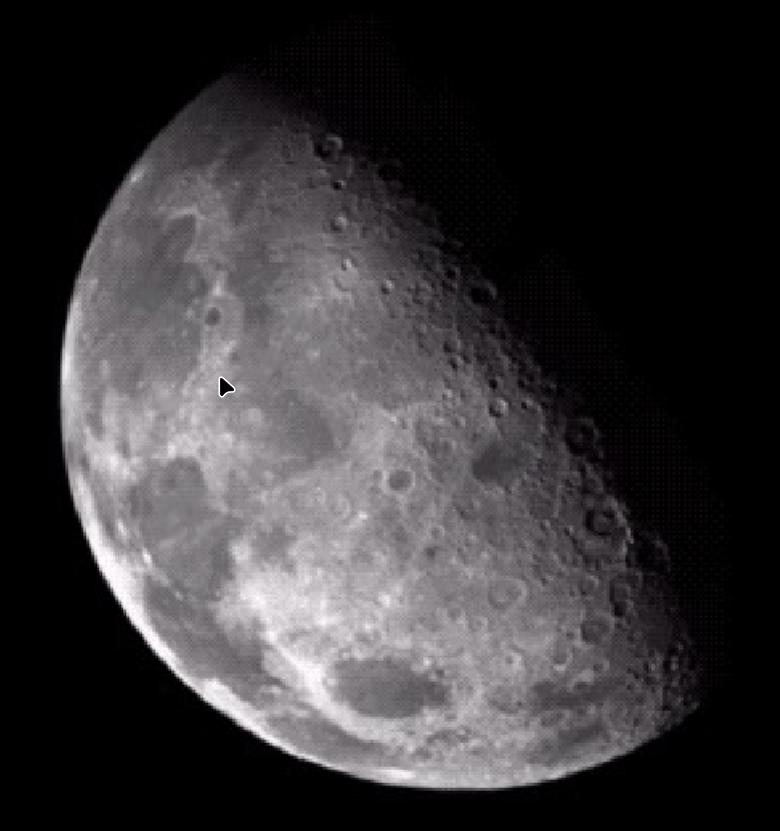
#> input picture moon.png, 780 x 831 px
$ python -i advanced.py   (imports and definitions only)
#> lines starting #> are read from the running program, lines starting #| are printed output that depends on the picture; after the words box and inside, x2 and y2 are one past the last pixel; in counts of white or black regions, pixels touching at a corner belong together
import cv2
import numpy as np


def geometric_mean_filter(image, kernel_size=3, **kwargs):
    image_f = image.astype(np.float32) + 1e-6
    log_image = np.log(image_f)
    mean_log = cv2.blur(log_image, (kernel_size, kernel_size))
    return np.exp(mean_log).astype(np.uint8)


def harmonic_mean_filter(image, kernel_size=3, **kwargs):
    image_f = image.astype(np.float32) + 1e-6
    inv_image = 1.0 / image_f
    mean_inv = cv2.blur(inv_image, (kernel_size, kernel_size))
    return np.clip(1.0 / (mean_inv + 1e-6), 0, 255).astype(np.uint8)


def contraharmonic_mean_filter(image, kernel_size=3, Q=1.5, **kwargs):
    image_f = image.astype(np.float32) + 1e-6
    num = cv2.blur(np.power(image_f, Q + 1), (kernel_size, kernel_size))
    den = cv2.blur(np.power(image_f, Q), (kernel_size, kernel_size))
    return np.clip(num / (den + 1e-6), 0, 255).astype(np.uint8)


def max_filter(image, kernel_size=3, **kwargs):
    return cv2.dilate(image, np.ones((kernel_size, kernel_size), np.uint8))


def min_filter(image, kernel_size=3, **kwargs):
    return cv2.erode(image, np.ones((kernel_size, kernel_size), np.uint8))


def midpoint_filter(image, kernel_size=3, **kwargs):
    min_f = cv2.erode(image, np.ones((kernel_size, kernel_size), np.uint8))
    max_f = cv2.dilate(image, np.ones((kernel_size, kernel_size), np.uint8))
    return ((min_f.astype(np.float32) + max_f.astype(np.float32)) / 2).astype(np.uint8)


def adaptive_median_filter(image, S_max=7, **kwargs):
#> called with S_max = 7
    rows, cols = image.shape
#> rows = 831; cols = 780
    output = image.copy()
    mask_unprocessed = np.ones((rows, cols), dtype=bool)

    for k in range(3, S_max + 1, 2):
        if not np.any(mask_unprocessed):
            break

        z_min = cv2.erode(image, np.ones((k, k), np.uint8))
        z_max = cv2.dilate(image, np.ones((k, k), np.uint8))
        z_med = cv2.medianBlur(image, k)

        mask_A = (z_min < z_med) & (z_med < z_max)
        mask_process_now = mask_A & mask_unprocessed

        mask_B = (z_min < image) & (image < z_max)

        output[mask_process_now & mask_B] = image[mask_process_now & mask_B]
        output[mask_process_now & ~mask_B] = z_med[mask_process_now & ~mask_B]

        mask_unprocessed[mask_process_now] = False

        if k == S_max:
            output[mask_unprocessed] = z_med[mask_unprocessed]
#> this loop made 3 passes
#> pass 1, in adaptive_median_filter, `mask_A = (z_min < z_med) & (z_med < z_max)`:
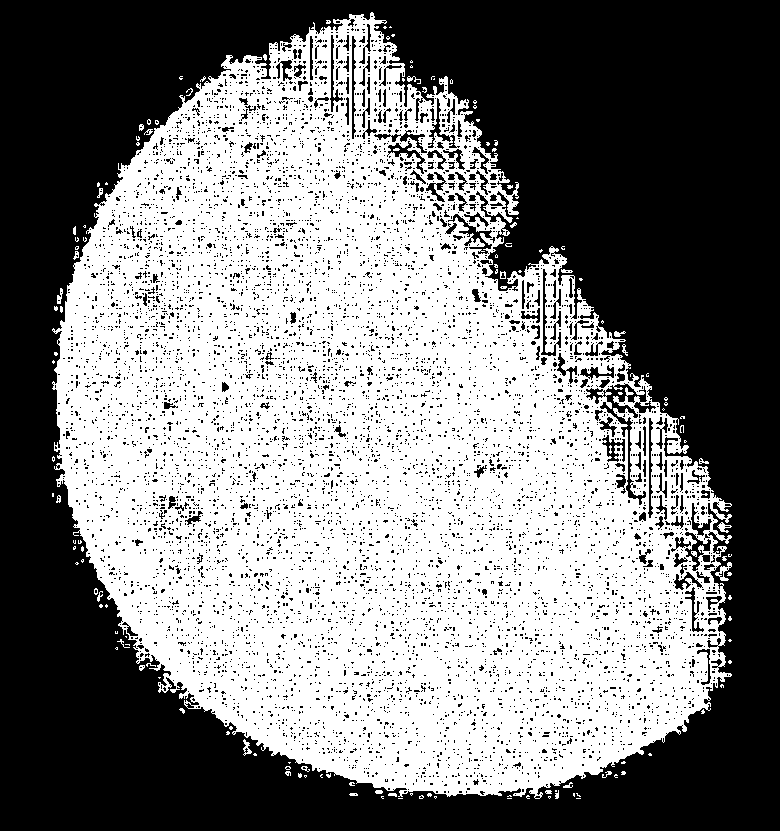
#> mask_A: shape (831, 780) bool; 50.6% white; 7848 black regions (7626 under 20 px), largest, box (x1, y1, x2, y2) and area: (0, 0, 780, 831) 282450, (586, 383, 656, 505) 1282, (448, 214, 492, 254) 409
#> after the loop:
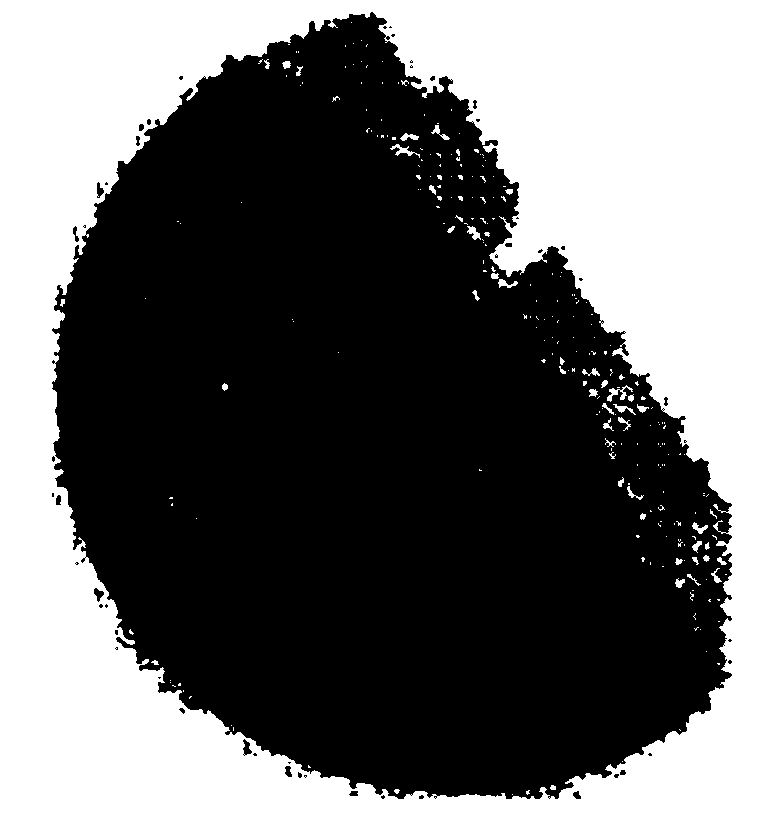
#> mask_unprocessed: shape (831, 780) bool; 43.1% white; 260 white regions (209 under 20 px), largest, box (x1, y1, x2, y2) and area: (0, 0, 780, 831) 275901, (607, 385, 633, 402) 145, (390, 144, 420, 158) 125
#> after the loop: output: shape (831, 780); min 0, max 254, mean 54.1

    return output

>>> import cv2
>>> picture = cv2.imread('../../../../moon.png', cv2.IMREAD_GRAYSCALE)
>>> result = adaptive_median_filter(picture)

$ run again, on my lungs.png
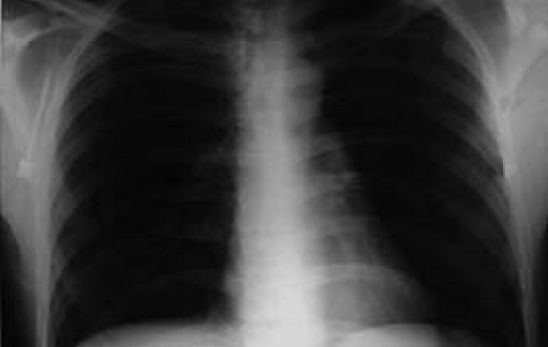
#> input picture my lungs.png, 548 x 347 px
#> picture is the input picture: shape (347, 548); min 1, max 217, mean 58.3
#> the loop in adaptive_median_filter, `for k in range(3, S_max + 1, 2):` made 3 passes
#> pass 1, in adaptive_median_filter, `mask_A = (z_min < z_med) & (z_med < z_max)`:
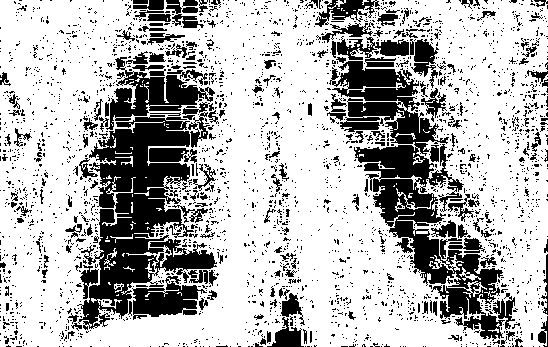
#> mask_A: shape (347, 548) bool; 71.2% white; 2745 black regions (2529 under 20 px), largest, box (x1, y1, x2, y2) and area: (329, 61, 505, 341) 13520, (77, 115, 217, 330) 12670, (106, 57, 215, 130) 2826
#> after the loop in adaptive_median_filter, `for k in range(3, S_max + 1, 2):`:
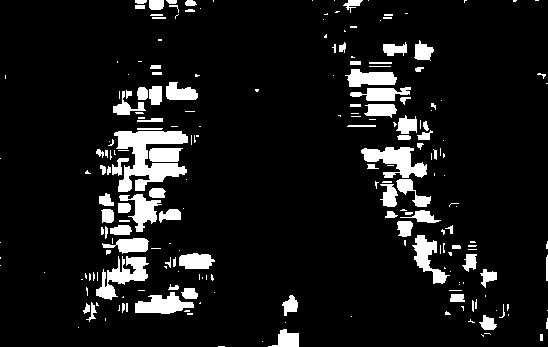
#> mask_unprocessed: shape (347, 548) bool; 9.3% white; 220 white regions (129 under 20 px), largest, box (x1, y1, x2, y2) and area: (114, 131, 188, 192) 2294, (361, 147, 427, 178) 1092, (96, 256, 149, 300) 993
